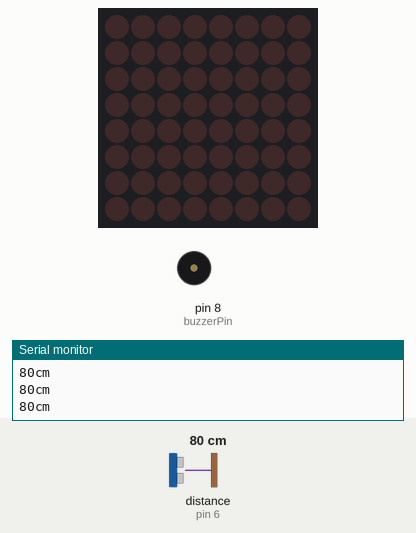
The sketch below on a simulated Arduino Uno, built with avr-gcc and run on an emulated ATmega328P. Parts: 8×8 LED matrix, buzzer (waves = sounding), the last lines printed to the serial monitor. Inputs (shaded band) come from the test bench; at power-on: distance to the obstacle (sensor on pin 6) 80 cm. The echo pulse lasts 58.3 µs per cm.

Above: at 2.2 s.
2.3 s: distance to the obstacle (sensor on pin 6) set to 18 cm
At 2.56 s:
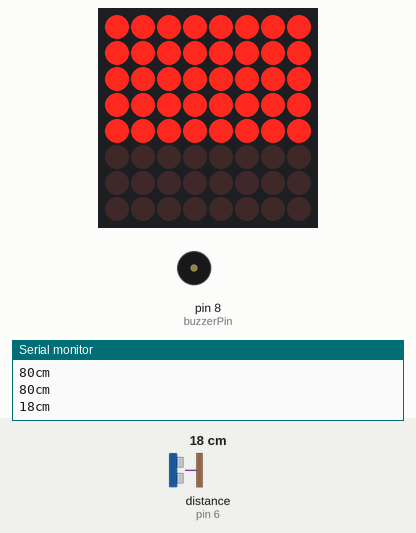
5.3 s: distance to the obstacle (sensor on pin 6) set to 2 cm
At 6.6 s:
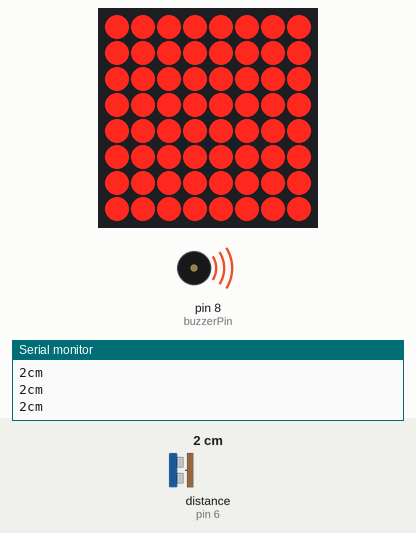
6.9 s: distance to the obstacle (sensor on pin 6) set to 35 cm
At 7.27 s:
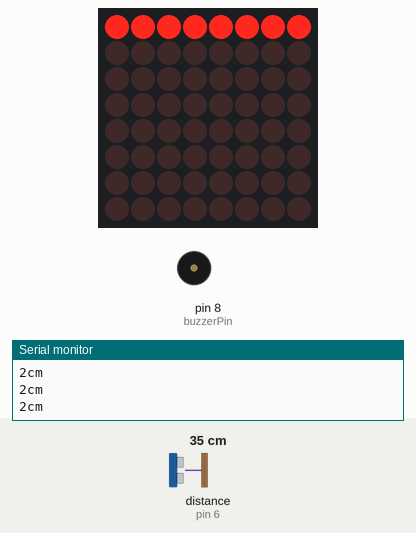
9.9 s: distance to the obstacle (sensor on pin 6) set to 9 cm
At 10.9 s:
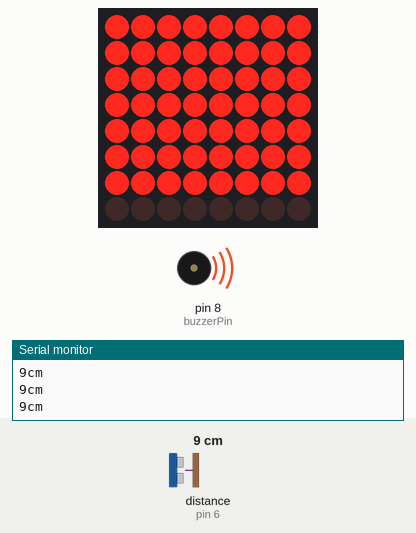
11.4 s: distance to the obstacle (sensor on pin 6) set to 60 cm
At 11.9 s:
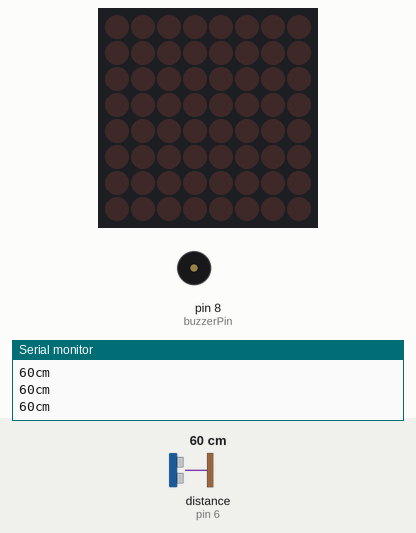
Timing chart, 0 to 14.0 s (numbered marks = the images above; inputs shaded):
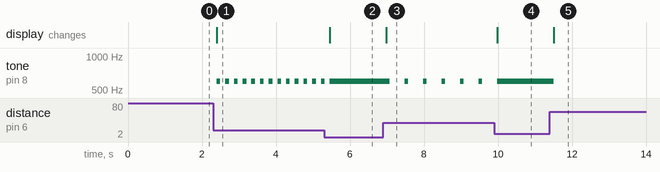

Measured:
- after the input at 2.3 s, tone on pin 8 (buzzerPin): alternates 600 Hz for 0.10 s and silent for 0.13 s, starting after 0.10 s; the display: changes after 0.10 s (image 1)
- after the input at 5.3 s, tone on pin 8 (buzzerPin): goes on until 5.5 s, then stays 600 Hz; the display: changes after 0.15 s (image 2)
- after the input at 6.9 s, tone on pin 8 (buzzerPin): alternates 600 Hz for 0.10 s and silent for 0.40 s, starting after 0.17 s; the display: changes after 0.07 s (image 3)
- after the input at 9.9 s, tone on pin 8 (buzzerPin): goes on until 10.0 s, then stays 600 Hz; the display: changes after 0.07 s (image 4)
- after the input at 11.4 s, tone on pin 8 (buzzerPin): 600 Hz → silent after 0.10 s; the display: changes after 0.10 s (image 5)

The sketch:

parkingsonar.ino
```cpp
/*
   Parking sensor

   Author: Domonkos Lakics

   Last modified: 2024.12.30.

   Description:
        The ultrasonic sensor detects the distance between the vehicle and the other object, the buzzer and the LED dot matrix give audio and visual feedback on this distance.
*/

#include "SR04.h"         // Header file for ultrasonic sensor
#include "LedControl.h"   // Header file for LED dotmatrix
#include "pitches.h"      // Header file for passive buzzer

#define TRIG_PIN 6
#define ECHO_PIN 7

// MAX7219 dotmatrix module
LedControl lc = LedControl(12, 10, 11, 1);

// SR04 ultrasonic sensor module
SR04 sr04 = SR04(ECHO_PIN, TRIG_PIN);
long a;
int lastRowsToUnlit = -1; // Store the previous state to avoid unnecessary updates
const int buzzerPin = 8; // Buzzer connected to pin 8

void setup() {
  /* Disable power saving mode */
  lc.shutdown(0, false);
  /* Set the brightness to a medium value */
  lc.setIntensity(0, 5); // Adjust brightness (0-15)
  /* and clear the display */
  lc.clearDisplay(0);
  pinMode(buzzerPin, OUTPUT);
  Serial.begin(9600); // Initialization of Serial Port
  delay(1000);
}

void loop() {
  a = sr04.Distance(); // Get distance reading in cm

  // Calculate how many rows to leave unlit
  int rowsToUnlit = a / 5;
  if (rowsToUnlit > 8) {
    rowsToUnlit = 8; // Cap at 8 rows
  }

  // Update the display only if the pattern changes
  if (rowsToUnlit != lastRowsToUnlit) {
    lc.clearDisplay(0); // Clear the display before updating the new pattern

    // Light up rows inversely proportional to the distance
    for (int i = 0; i < 8 - rowsToUnlit; i++) {
      lc.setRow(0, i, B11111111); // Turn on all LEDs in row `i`
    }

    // Store the current state
    lastRowsToUnlit = rowsToUnlit;
  }

  // Buzzer feedback logic
  if (a > 0 && a <= 10) { // Constant buzzer sound if within 10 cm
    tone(buzzerPin, 600); // Fixed tone frequency (800 Hz)
  } else if (a > 10 && a <= 40) { // Intermittent buzzer sound if between 10 cm and 40 cm
    int duration = map(a, 11, 40, 50, 500); // Map distance to tone interval (closer = shorter interval)
    tone(buzzerPin, 600, 100); // Fixed tone frequency (800 Hz) with fixed duration (100 ms)
    delay(duration); // Delay based on the distance
  } else {
    noTone(buzzerPin); // Stop the buzzer if out of range
  }

  Serial.print(a);
  Serial.println("cm"); // Print distance in cm

  delay(50); // Short delay for smoother updates
}
```
